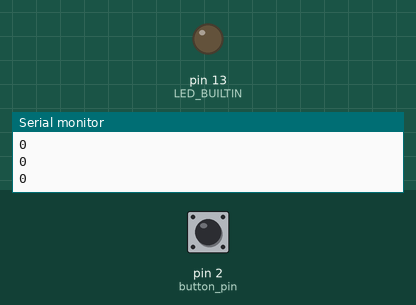
Simulated run of this sketch. Board: Arduino Uno, built with avr-gcc and run on an emulated ATmega328P. Shown: output pins drawn as LEDs (lit = HIGH), the last lines printed to the serial monitor. The inputs (shaded band) are chosen by the test bench; at power-on: pin 2 (button_pin) HIGH.

Above: at 1.2 s.
1.3 s: pin 2 (button_pin) pulled LOW for 0.15 s
At 1.37 s:
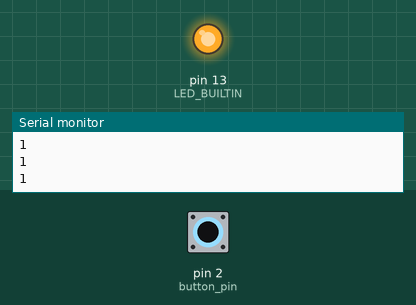
2.9 s: pin 2 (button_pin) pulled LOW for 3.2 s
At 6.6 s:
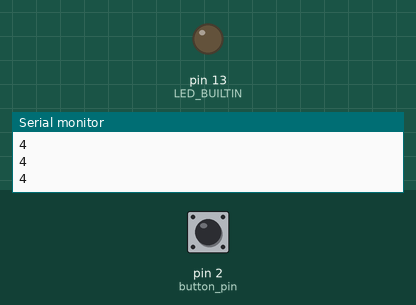
Timing chart, 0 to 8.1 s (numbered marks = the images above; inputs shaded):
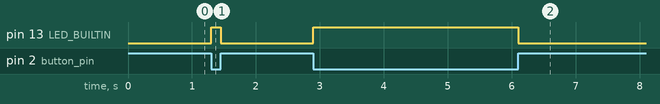

Measured:
- after the input at 1.3 s, pin 13 (LED_BUILTIN): LOW → HIGH at once, → LOW 0.15 s later
- after the input at 2.9 s, pin 13 (LED_BUILTIN): LOW → HIGH at once, → LOW 3.2 s later

The sketch:

GPIO_button.ino
```cpp
// We declare pin numbers as constants.
const int button_pin = 2;
// We declare ISR variables volatile.
volatile unsigned long num_button_events = 0;

// Interrupt service routine.
void buttonIsr() {
  num_button_events = num_button_events + 1;
}

void setup() {
  // Start the Serial interface.
  Serial.begin(115200);
  // Set LED pin as output.
  pinMode(LED_BUILTIN, OUTPUT);
  // Set button pin as input. Activate pull-up.
  pinMode(button_pin, INPUT_PULLUP);
  // Attach the ISR to the interrupt source:
  // Any change of the state of button_pin.
  attachInterrupt(digitalPinToInterrupt(button_pin), buttonIsr, CHANGE);
}

void loop() {
  // Read the button state (HIGH or LOW).
  bool button_state = digitalRead(button_pin);
  // Control the LED accordingly.
  // Invert input to turn LED ON when input is LOW.
  digitalWrite(LED_BUILTIN, !button_state);
  // Periodically print number of state changes.
  if (millis() % 100 == 0) {
    Serial.println(num_button_events);
  }
}
```
